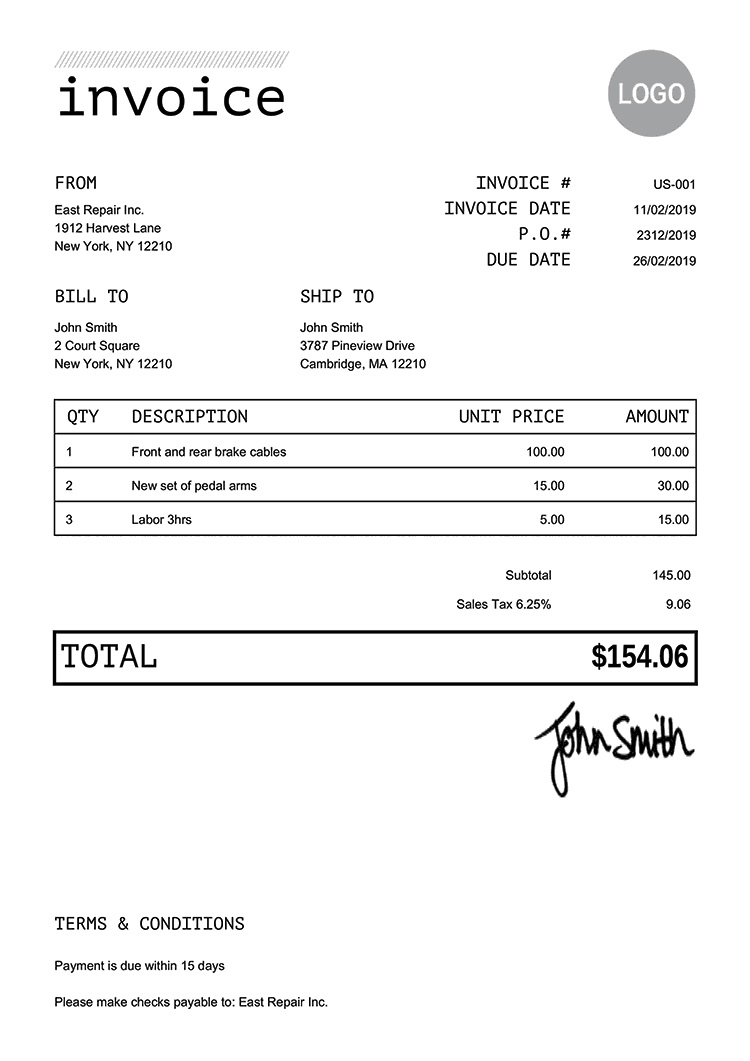
#> input picture fidelity/img.jpg, 750 x 1061 px, found by its file name
$ jupyter execute --allow-errors Untitled1.ipynb
#> lines starting #> are read from the running program, lines starting #| are printed output that depends on the picture; after the words box and inside, x2 and y2 are one past the last pixel; in counts of white or black regions, pixels touching at a corner belong together
[cell 1]
import pytesseract
import numpy as np
import matplotlib.pyplot as plt
import cv2

## OCR - Optical Character Recognition

[cell 2]
img = plt.imread(r"D:\AI\fidelity\img.jpg")
#> img is the input picture: shape (1061, 750, 3); mean R, G, B 244.7, 244.8, 244.8
img.shape
#> Out = (1061, 750, 3)

[cell 3]
plt.figure(figsize=(40,10))
plt.imshow(img)
plt.show()

#> (a cell that did not finish here is left out)

[cell 5]
grayimg = cv2.cvtColor(img,cv2.COLOR_RGB2GRAY)
img2 = cv2.threshold(grayimg,0,255,cv2.THRESH_BINARY+cv2.THRESH_OTSU)[1]
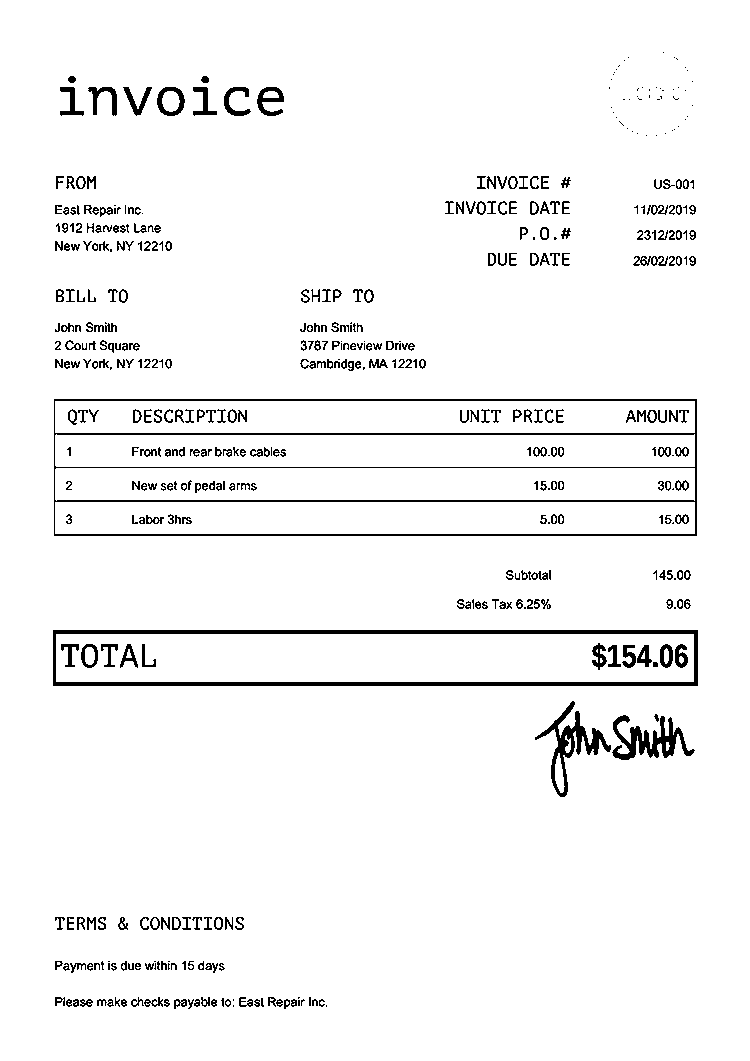
#> img2: shape (1061, 750); 95.9% white; 459 black regions (117 under 20 px), largest, box (x1, y1, x2, y2) and area: (54, 399, 697, 536) 6169, (53, 630, 698, 686) 5496, (535, 701, 611, 797) 1558
img4 = cv2.threshold(grayimg,200,255,cv2.THRESH_BINARY)[1]
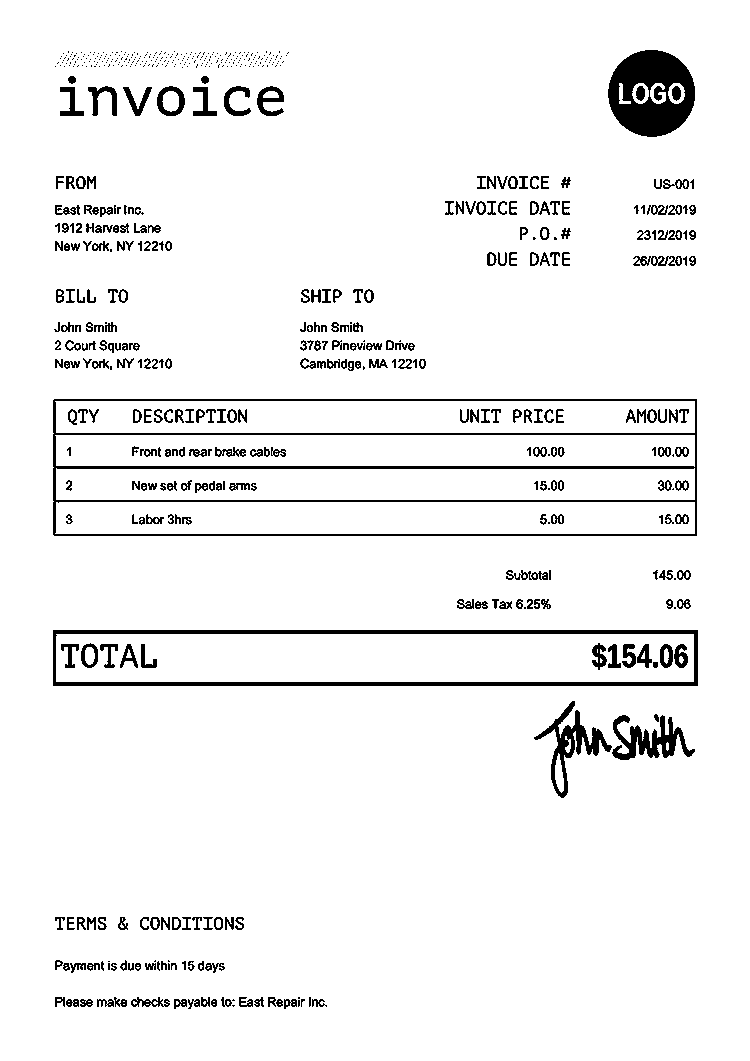
#> img4: shape (1061, 750); 94.6% white; 616 black regions (298 under 20 px), largest, box (x1, y1, x2, y2) and area: (53, 399, 697, 536) 7704, (53, 630, 698, 686) 5497, (608, 50, 695, 137) 5087

[cell 6]
plt.figure(figsize=(40,10))
plt.imshow(img4,cmap='gray')
plt.show()

#> (a cell that did not finish here is left out)

#> (a cell that did not finish here is left out)

[cell 9]
img5 = cv2.Canny(img,100,200)
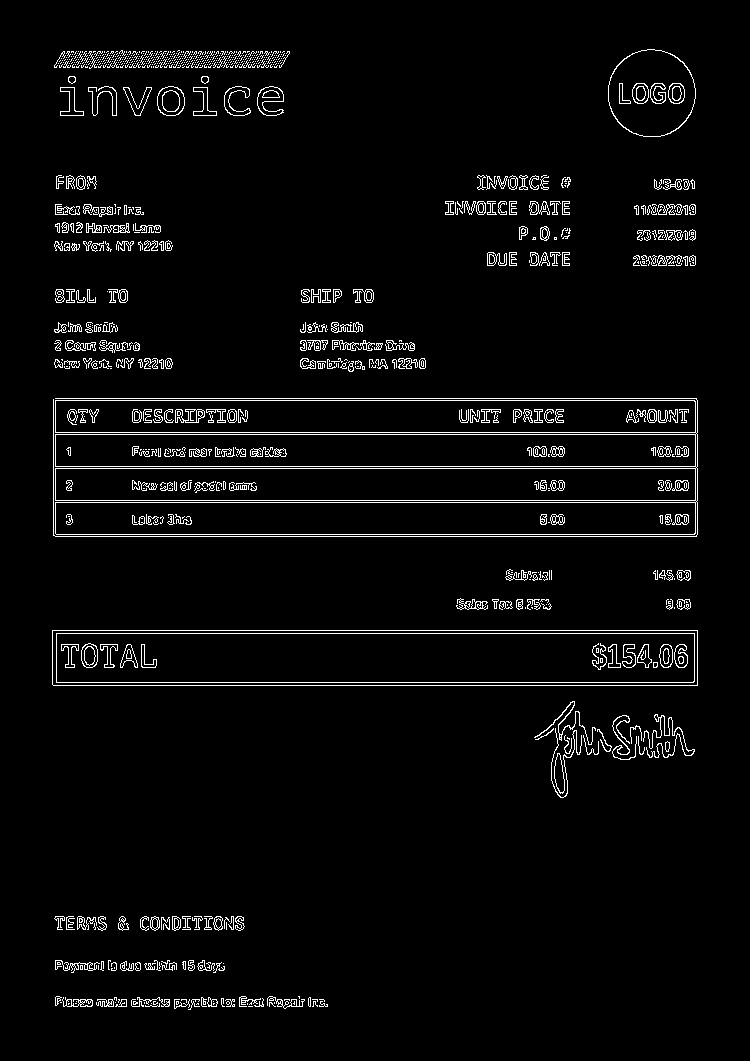
#> img5: shape (1061, 750); 3.7% white in thin lines or dots, all inside (x1, y1, x2, y2) = (52, 49, 698, 1010)
img5.shape
#> Out = (1061, 750)

[cell 10]
plt.figure(figsize=(40,10))
plt.imshow(img5,cmap='gray')
plt.show()

#> (a cell that did not finish here is left out)

[cell 12]
h,w,c = img.shape
#> h = 1061; w = 750; c = 3
#> (the rest of this cell did not finish here and is left out)

#> (a cell that did not finish here is left out)

[cell 14]
img = plt.imread(r"D:\AI\fidelity\img.jpg")
img.shape
#> Out = (1061, 750, 3)

$ run again, with fidelity/invoice-template-us-classic-white-750px.jpg copied over fidelity/img.jpg
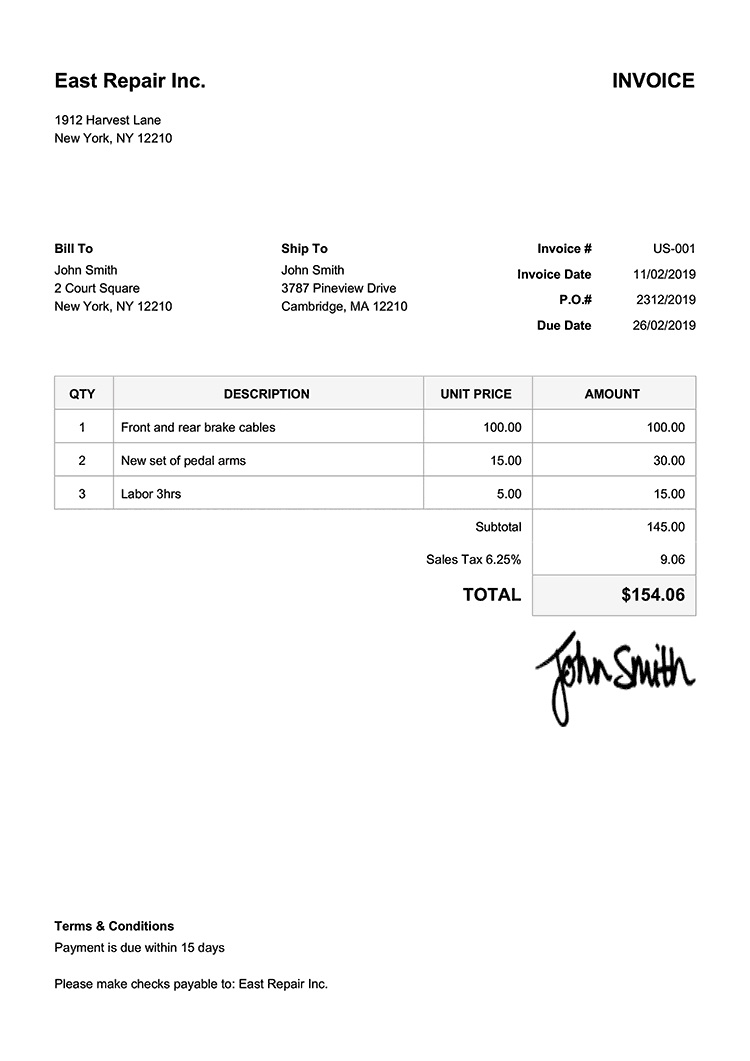
#> input picture fidelity/invoice-template-us-classic-white-750px.jpg, 750 x 1061 px, found by its file name
#> img is the input picture: shape (1061, 750, 3); mean R, G, B 249.2, 249.2, 249.2
#> `img2 = cv2.threshold(grayimg,0,255,cv2.THRESH_BINARY+cv2.THRESH_OTSU)[1]`:
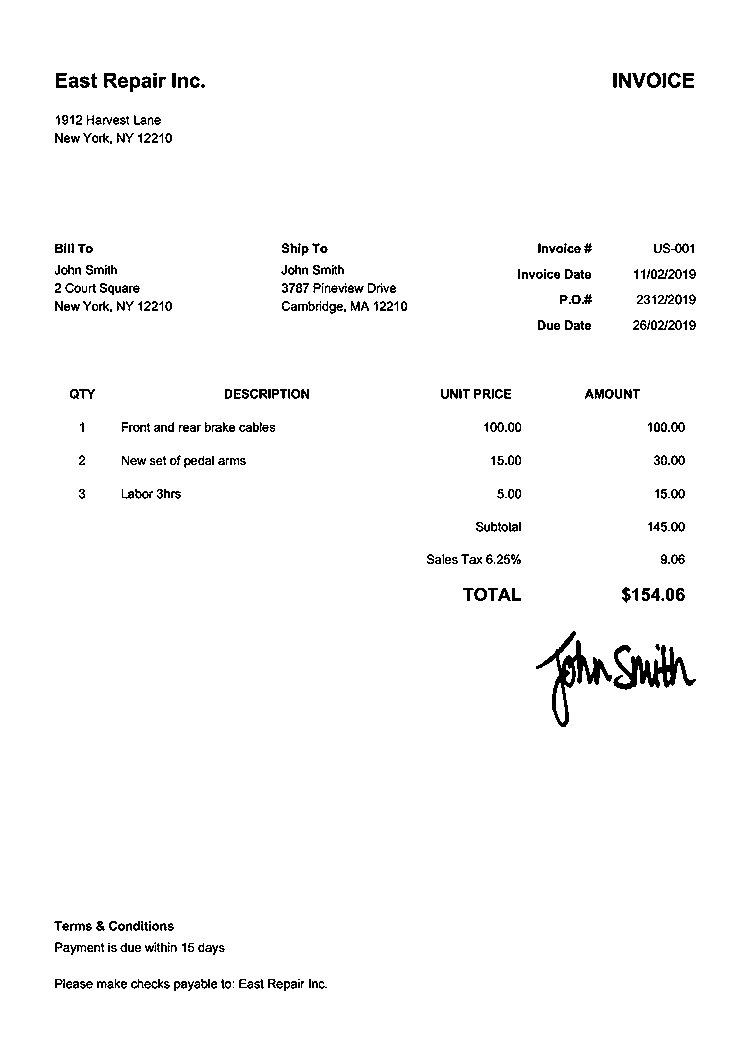
#> img2: shape (1061, 750); 97.8% white; black in thin lines or dots, all inside (x1, y1, x2, y2) = (54, 72, 696, 991)
#> `img5 = cv2.Canny(img,100,200)`:
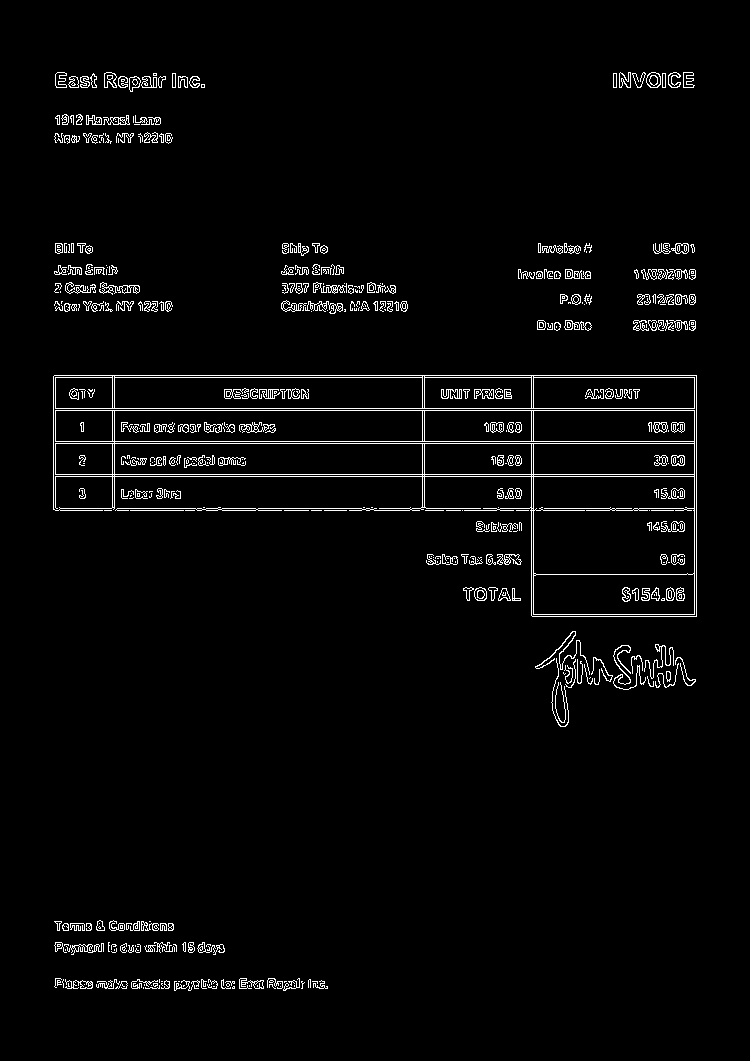
#> img5: shape (1061, 750); 2.9% white in thin lines or dots, all inside (x1, y1, x2, y2) = (53, 72, 697, 991)

$ run again, with fidelity/convolution.png saved as fidelity/img.jpg
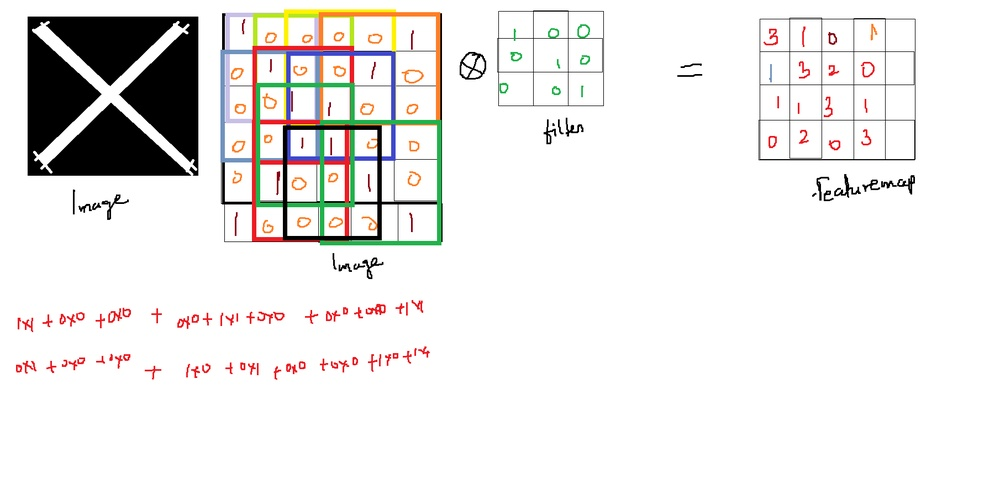
#> input picture fidelity/convolution.png, 1000 x 478 px, shrunk from 1810 x 865 before the run, found by its file name
#> img is the input picture: shape (478, 1000, 3); mean R, G, B 235.4, 233.9, 232.5
#> `img2 = cv2.threshold(grayimg,0,255,cv2.THRESH_BINARY+cv2.THRESH_OTSU)[1]`:
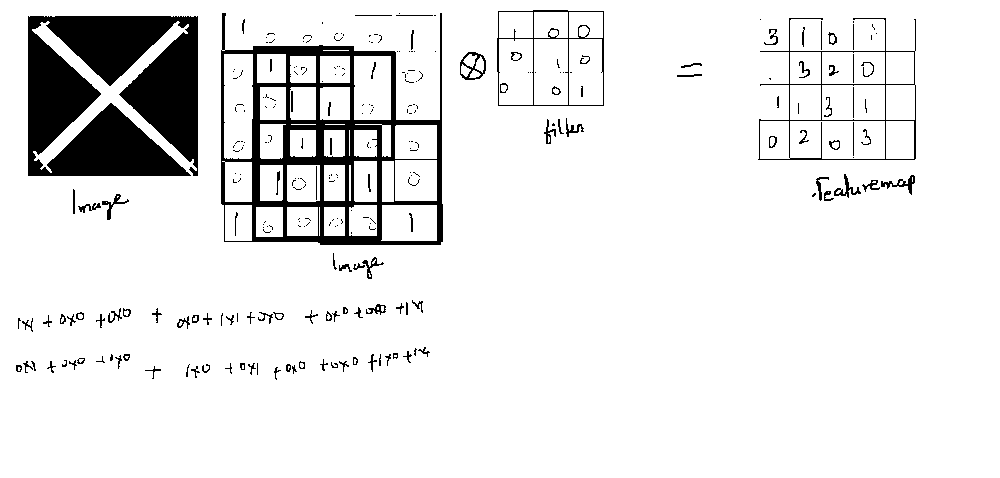
#> img2: shape (478, 1000); 91.2% white; 270 black regions (162 under 20 px), largest, box (x1, y1, x2, y2) and area: (28, 16, 198, 176) 22487, (221, 13, 443, 245) 12011, (758, 18, 916, 160) 1325
#> img4: shape (478, 1000); 89.5% white; 133 black regions (4 under 20 px), largest, box (x1, y1, x2, y2) and area: (27, 16, 199, 176) 22993, (220, 12, 443, 245) 16168, (758, 17, 916, 161) 2394
#> `img5 = cv2.Canny(img,100,200)`:
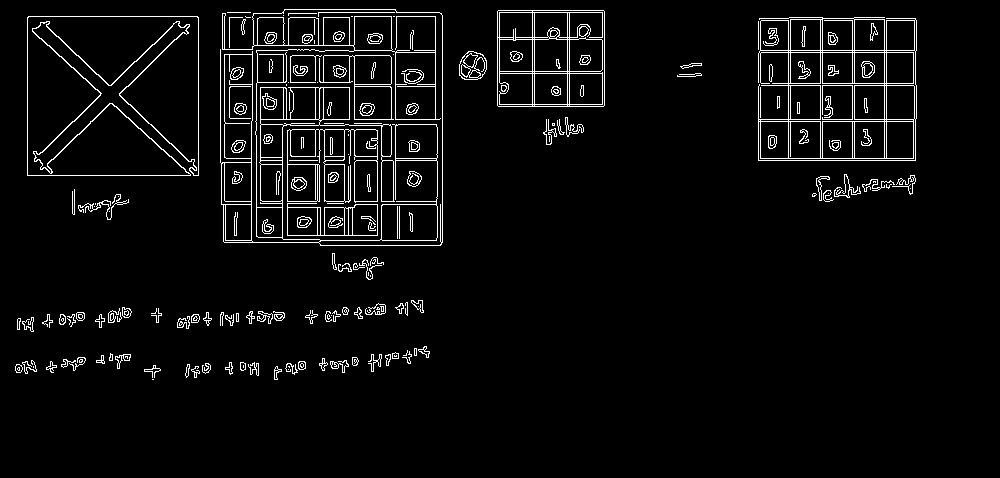
#> img5: shape (478, 1000); 4.4% white in thin lines or dots, all inside (x1, y1, x2, y2) = (15, 9, 917, 380)
